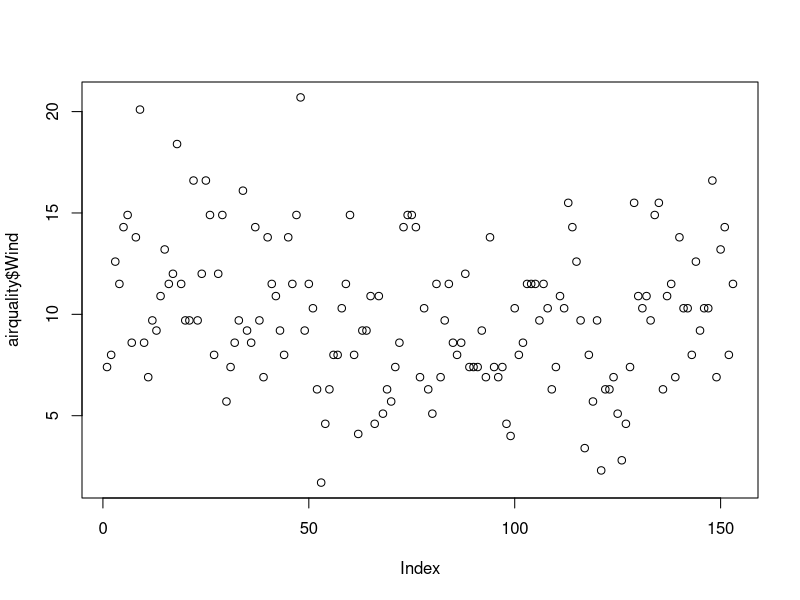

Source code (R): (Note: this script raises an error after producing the figure.)



airquality <- datasets::airquality

###Top 10 rows and last 10 rows
head(airquality,10)
tail(airquality,10)

######columns
airquality[50:60,c(1,2)]

df<-airquality[,-6]

#Descriptive Statistics
#1
summary(airquality[,c(4,5)]) #generate for column 2,3

airquality$Temp
airquality$Wind
airquality$Ozone

airquality$Solar.R

#1
summary(airquality$Wind)
summary(airquality$Month)

#ozone
summary(airquality$Ozone)
##########summary of the data########

summary(airquality)
summary(airquality$Wind)

######################
#visualization
#scatter plot
plot(airquality$Wind)

plot(airquality$tem,airquality$Ozone,type="l")

plot(airquality) #Scatter Matrix

# points and lines
plot(airquality$Wind, type= "l") # p: point l: lines,b: both

plot(airquality$wind, type= "b")
plot(airquality$Wind, xlab = 'ozone concentration',
     ylab = 'No of Instances', main = 'ozone levels in NY city',
     col = 'blue',type='l')

# Horizontal bar plot
barplot(airquality$Ozone, main = 'ozone concentration i air',
        ylab = 'ozone levels', col = 'blue', horiz = F,axes=T)

#Histogram
hist(airquality$Temp)
hist(airquality$Temp,
     main = 'solar Radiation values in air',
     xlab = 'solar rad.', col='blue')


#Single box plot
boxplot(airquality$Wind,main="Boxplot")
boxplot.stats(airquality$Wind)$out

boxplot.stats(airquality$Ozone)$out

# Multiple box plots

boxplot(airquality[,1:4],main='multiple')

--------------------
#margin of the grid(mar)
#no of rows and columns(mfrow),
#whether a border is to be included(bty)
#and position of the
#lables(las: 1 for the horizontal, las: 0 for vertical)
#bty - box around the plot

par(mfrow=c(3,3),mar=c(2,5,2,1),  las=0, bty="0")

plot(airquality$Ozone)
plot(airquality$Ozone, airquality$Wind) 
plot(airquality$Ozone, type= "l")  
plot(airquality$Ozone, type= "l")  
plot(airquality$Ozone, type= "l")  
barplot(airquality$Ozone, main = 'ozone concenteration in air',
        xlab = 'ozone levels', col='green',horiz = TRUE)  
hist(airquality$Solar.R)  
boxplot(airquality$Solar.R)
boxplot(airquality[,0:4], main='Multiple Box plots')

#summary(airquality)
